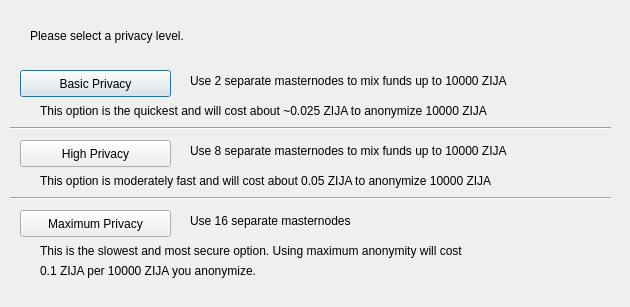
<?xml version="1.0" encoding="UTF-8"?>
<ui version="4.0">
 <class>ObfuscationConfig</class>
 <widget class="QDialog" name="ObfuscationConfig">
  <property name="geometry">
   <rect>
    <x>0</x>
    <y>0</y>
    <width>630</width>
    <height>307</height>
   </rect>
  </property>
  <property name="windowTitle">
   <string>Configure Obfuscation</string>
  </property>
  <widget class="QPushButton" name="buttonBasic">
   <property name="geometry">
    <rect>
     <x>20</x>
     <y>70</y>
     <width>151</width>
     <height>27</height>
    </rect>
   </property>
   <property name="text">
    <string>Basic Privacy</string>
   </property>
  </widget>
  <widget class="QPushButton" name="buttonHigh">
   <property name="geometry">
    <rect>
     <x>20</x>
     <y>140</y>
     <width>151</width>
     <height>27</height>
    </rect>
   </property>
   <property name="text">
    <string>High Privacy</string>
   </property>
  </widget>
  <widget class="QPushButton" name="buttonMax">
   <property name="geometry">
    <rect>
     <x>20</x>
     <y>210</y>
     <width>151</width>
     <height>27</height>
    </rect>
   </property>
   <property name="text">
    <string>Maximum Privacy</string>
   </property>
  </widget>
  <widget class="QLabel" name="label">
   <property name="geometry">
    <rect>
     <x>30</x>
     <y>20</y>
     <width>571</width>
     <height>31</height>
    </rect>
   </property>
   <property name="text">
    <string>Please select a privacy level.</string>
   </property>
  </widget>
  <widget class="QLabel" name="label_2">
   <property name="geometry">
    <rect>
     <x>190</x>
     <y>70</y>
     <width>421</width>
     <height>21</height>
    </rect>
   </property>
   <property name="text">
    <string>Use 2 separate masternodes to mix funds up to 10000 ZIJA</string>
   </property>
  </widget>
  <widget class="QLabel" name="label_3">
   <property name="geometry">
    <rect>
     <x>190</x>
     <y>140</y>
     <width>411</width>
     <height>21</height>
    </rect>
   </property>
   <property name="text">
    <string>Use 8 separate masternodes to mix funds up to 10000 ZIJA</string>
   </property>
  </widget>
  <widget class="QLabel" name="label_4">
   <property name="geometry">
    <rect>
     <x>190</x>
     <y>210</y>
     <width>421</width>
     <height>21</height>
    </rect>
   </property>
   <property name="text">
    <string>Use 16 separate masternodes</string>
   </property>
  </widget>
  <widget class="QLabel" name="label_6">
   <property name="geometry">
    <rect>
     <x>40</x>
     <y>100</y>
     <width>561</width>
     <height>21</height>
    </rect>
   </property>
   <property name="text">
    <string>This option is the quickest and will cost about ~0.025 ZIJA to anonymize 10000 ZIJA</string>
   </property>
  </widget>
  <widget class="QLabel" name="label_7">
   <property name="geometry">
    <rect>
     <x>40</x>
     <y>170</y>
     <width>561</width>
     <height>21</height>
    </rect>
   </property>
   <property name="text">
    <string>This option is moderately fast and will cost about 0.05 ZIJA to anonymize 10000 ZIJA</string>
   </property>
  </widget>
  <widget class="QLabel" name="label_8">
   <property name="geometry">
    <rect>
     <x>40</x>
     <y>240</y>
     <width>561</width>
     <height>21</height>
    </rect>
   </property>
   <property name="text">
    <string>This is the slowest and most secure option. Using maximum anonymity will cost</string>
   </property>
  </widget>
  <widget class="QLabel" name="label_9">
   <property name="geometry">
    <rect>
     <x>40</x>
     <y>260</y>
     <width>561</width>
     <height>21</height>
    </rect>
   </property>
   <property name="text">
    <string>0.1 ZIJA per 10000 ZIJA you anonymize.</string>
   </property>
  </widget>
  <widget class="Line" name="line">
   <property name="geometry">
    <rect>
     <x>10</x>
     <y>120</y>
     <width>601</width>
     <height>16</height>
    </rect>
   </property>
   <property name="orientation">
    <enum>Qt::Horizontal</enum>
   </property>
  </widget>
  <widget class="Line" name="line_2">
   <property name="geometry">
    <rect>
     <x>10</x>
     <y>190</y>
     <width>601</width>
     <height>16</height>
    </rect>
   </property>
   <property name="orientation">
    <enum>Qt::Horizontal</enum>
   </property>
  </widget>
 </widget>
 <resources/>
 <connections/>
</ui>
